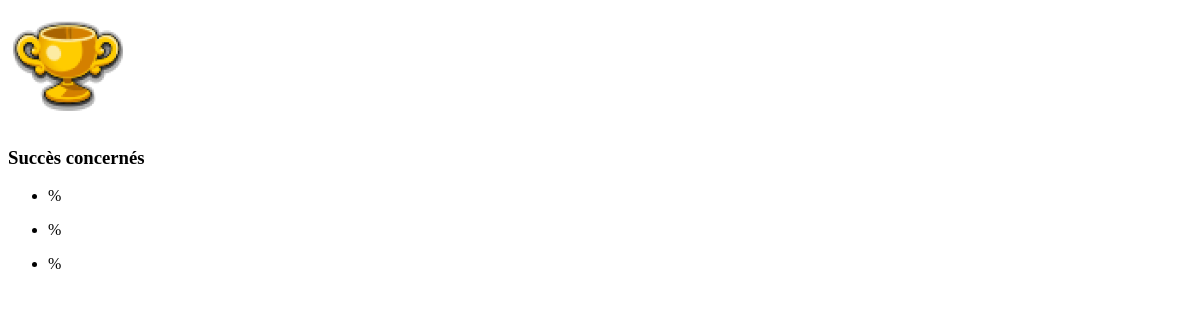
Page /app/guide/26/achievements/ on the earlier database version.
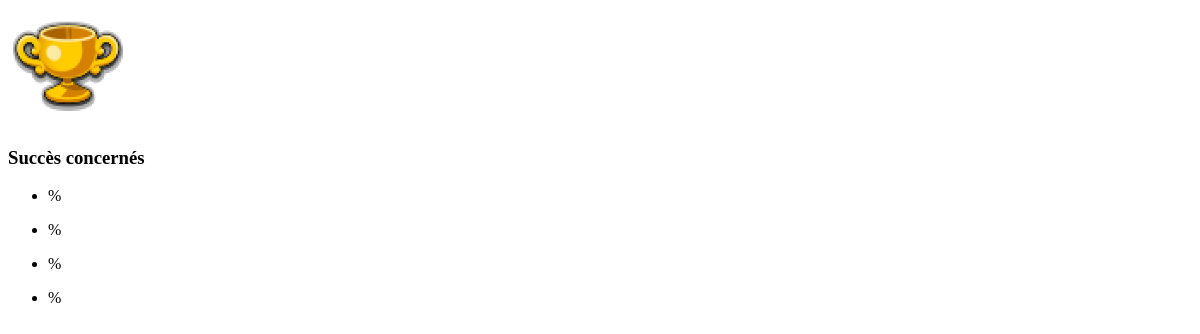
Same page on the later database version.
### app/models.py (models this page shows, shortened)
class Achievement(models.Model):
    title = models.CharField(max_length=255, verbose_name="titre")
    url = models.URLField(max_length=255, null=True, blank=True)
    completion_points = models.IntegerField(verbose_name="Point de succès")
    objectives = models.TextField(max_length=255, null=True, blank=True, verbose_name="Objectifs")
    expect_alignment = models.BooleanField(default=False, verbose_name="Demande : Alignement")
    expect_capture = models.BooleanField(default=False, verbose_name="Demande : Capture")
    expect_job = models.BooleanField(default=False, verbose_name="Demande : Métier")
    expect_resource = models.BooleanField(default=False, verbose_name="Demande : Ressource")
    expect_item = models.BooleanField(default=False, verbose_name="Demande : Item")
    expect_fight = models.BooleanField(default=False, verbose_name="Demande : Combat")
    expect_dungeon = models.BooleanField(default=False, verbose_name="Demande : Donjon")
    expect_other = models.BooleanField(default=False, verbose_name="Demande : Autre")
    created_at = models.DateTimeField(
        auto_now_add=True, verbose_name="Date de création"
    )
    updated_at = models.DateTimeField(auto_now=True, verbose_name="Date de mise à jour")
    created_in_version = models.FloatField(
        default=GAME_VERSION, verbose_name="Créer en version"
    )
    updated_for_version = models.FloatField(
        default=GAME_VERSION,
        blank=True,
        null=True,
        verbose_name="Mis à jour lors de la version",
    )
    quests = models.ManyToManyField(
        "Quest", through="AchievementQuest", related_name="achievements"
    )
    class Meta:
        ordering = ["title"]
        verbose_name = "Succès"
        verbose_name_plural = "Succès"

### app/views.py (the view)
def guide_achievements_partial(request, guide_id):
    guide = get_object_or_404(
        Guide.objects.prefetch_related("achievement"), id=guide_id
    )
    achievements = guide.achievement.all()
    return render(
        request,
        "sections/achievements.html",
        {"guide": guide, "achievements": achievements},
    )

### app/templates/sections/achievements.html
{% load static %}
<div class="title">
  <div class="imgBackground">
    <img src="{% static 'medias/icons/achievement.png' %}" alt="" />
  </div>
  <h3>Succès concernés</h3>
</div>
<div class="content">
  <turbo-frame id="frame_achievements">
    <ul id="achievements_list">
      {% for item in achievements %}
        {% include 'sections/_achievement_item.html' %}
      {% endfor %}
    </ul>
  </turbo-frame>
</div>

### app/templates/sections/_achievement_item.html (shortened to what this page needs)
{% load static %}
<turbo-frame id="achievement_frame_{{ item.achievement.id }}">
  <li
    class="js-achievement borders-{% if last_seen_achievement == item.achievement %} active{% endif %}"
    data-achievement-id="{{ item.achievement.id }}">
    <div class="achievementCompletion">
      %
    </div>
  </li>
</turbo-frame>

Differences in the rows shown:
changed Achievement (number 4 of 4 on the later page): moves down the list
